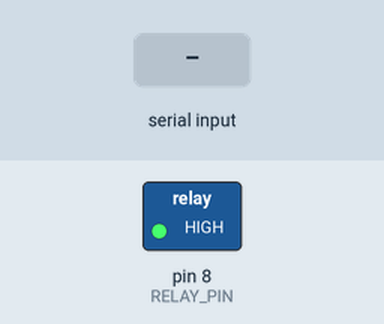
A sketch run on a simulated Arduino Uno, built with avr-gcc and run on an emulated ATmega328P. On the bench: switched loads named in the sketch (green lamp = pin HIGH). Inputs (shaded band) come from the test bench. What the sketch prints to the serial monitor is not drawn.

Above: at 1.2 s.
1.3 s: "STATUS\n" received over Serial
At 11.3 s:
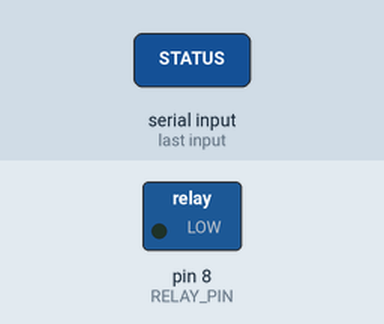
Timing chart, 0 to 26.5 s (numbered marks = the images above; inputs shaded):
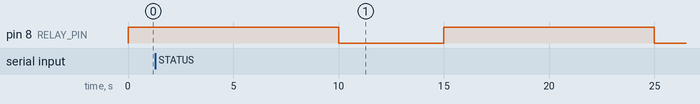

The sketch:

_____.ino
```cpp
/*
 * 实验名称：定时继电器
 * 实验目的：实现定时开关功能
 *
 * 功能：
 *   - 每隔设定时间自动切换继电器状态
 *   - 可通过串口设置开/关时间
 *
 * 硬件连接：
 *   继电器 IN → D8
 */

const int RELAY_PIN = 8;
const int RELAY_ON  = LOW;
const int RELAY_OFF = HIGH;

// 定时参数（毫秒）
unsigned long onDuration  = 5000;   // 开启持续时间 5 秒
unsigned long offDuration = 10000;  // 关闭持续时间 10 秒

bool relayState = false;
unsigned long lastSwitchTime = 0;

void setup() {
  pinMode(RELAY_PIN, OUTPUT);
  digitalWrite(RELAY_PIN, RELAY_OFF);

  Serial.begin(9600);
  Serial.println("定时继电器实验");
  Serial.println("命令: SET ON <秒> | SET OFF <秒> | STATUS");
  Serial.print("当前设置: 开 ");
  Serial.print(onDuration / 1000);
  Serial.print("s / 关 ");
  Serial.print(offDuration / 1000);
  Serial.println("s");
}

void loop() {
  unsigned long now = millis();

  // 定时切换
  if (relayState && (now - lastSwitchTime >= onDuration)) {
    relayState = false;
    digitalWrite(RELAY_PIN, RELAY_OFF);
    lastSwitchTime = now;
    Serial.println("定时关闭");
  }
  else if (!relayState && (now - lastSwitchTime >= offDuration)) {
    relayState = true;
    digitalWrite(RELAY_PIN, RELAY_ON);
    lastSwitchTime = now;
    Serial.println("定时开启");
  }

  // 串口命令
  if (Serial.available() > 0) {
    String cmd = Serial.readStringUntil('\n');
    cmd.trim();

    if (cmd.startsWith("SET ON ")) {
      onDuration = cmd.substring(7).toInt() * 1000UL;
      Serial.print("开启时间设为: ");
      Serial.print(onDuration / 1000);
      Serial.println("s");
    }
    else if (cmd.startsWith("SET OFF ")) {
      offDuration = cmd.substring(8).toInt() * 1000UL;
      Serial.print("关闭时间设为: ");
      Serial.print(offDuration / 1000);
      Serial.println("s");
    }
    else if (cmd == "STATUS") {
      Serial.print("继电器: ");
      Serial.print(relayState ? "ON" : "OFF");
      Serial.print(" | 开 ");
      Serial.print(onDuration / 1000);
      Serial.print("s / 关 ");
      Serial.print(offDuration / 1000);
      Serial.println("s");
    }
  }
}
```
